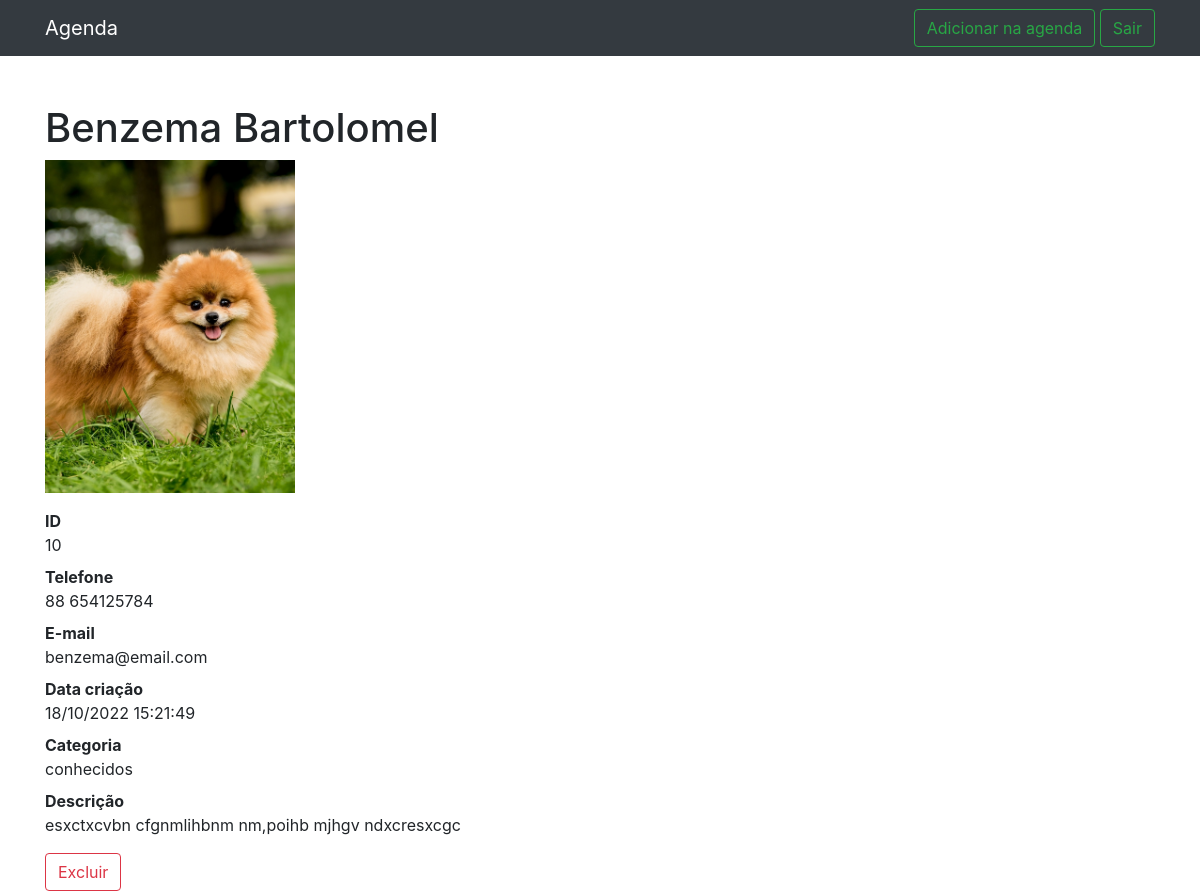
The app's page /10 (signed in) with its own data.
### contato/models.py (models this page shows, shortened)
class Contato(models.Model):
    nome = models.CharField(max_length= 50)
    sobrenome = models.CharField(max_length= 50, blank= True)
    telefone = models.CharField(max_length= 20)
    email = models.EmailField(max_length= 50, blank=True)
    data_criacao = models.DateTimeField(default= timezone.now)
    descricao = models.TextField(blank= True)
    categoria = models.ForeignKey(Categoria, on_delete= models.DO_NOTHING)
    mostrar = models.BooleanField(default= True)
    foto = models.ImageField(blank= True, upload_to='fotos/%Y/%m/%d')

class Categoria(models.Model):
    categoria = models.CharField(max_length= 50)
    def __str__(self) -> str:
        return self.categoria

### contato/views.py (the view)
# urls.py: path('<int:contato_id>', views.detalhes, name='detalhes'),
@login_required(redirect_field_name='login')
def detalhes(request, contato_id):
    contato = get_object_or_404(Contato, id= contato_id)
    if not contato.mostrar:
        messages.add_message(request, messages.ERROR, 'Este contato está oculto.')
        return redirect('index')
    return render(request, 'detalhes.html', {'contato': contato})

### contato/templates/detalhes.html (shortened to what this page needs)
{% extends 'base.html' %}
{% block conteudo %}
    <h1 class="mt-5">{{contato.nome}} {{contato.sobrenome}}</h1>
    {% if contato.foto.url != None%}
        <p><img src="{{contato.foto.url}}" style="max-width: 250px; height: auto;"></p>
    {% endif %}
    <dl>
    <dt>ID</dt>
    <dd>{{contato.id}}</dd>
    <dt>Telefone</dt>
    <dd>{{contato.telefone}}</dd>
    <dt>E-mail</dt>
    <dd>{{contato.email}}</dd>
    <dt>Data criação</dt>
    <dd>{{contato.data_criacao|date:'d/m/Y H:i:s'}}</dd>
    <dt>Categoria</dt>
    <dd>{{contato.categoria}}</dd>
    <dt>Descrição</dt>
    <dd>{{contato.descricao}}</dd>
    </dl>
    <a href="{% url 'excluir' contato.id %}" class="btn btn-outline-danger my-2 my-sm-0">Excluir</a>
{% endblock conteudo %}

### records on screen
Contato: nome "Benzema", sobrenome "Bartolomel", foto (picture), id "10", telefone "88 654125784", email "benzema@email.com", data_criacao "18/10/2022 15:21:49", categoria "conhecidos", descricao "esxctxcvbn cfgnmlihbnm nm,poihb mjhgv ndxcresxcgc"
